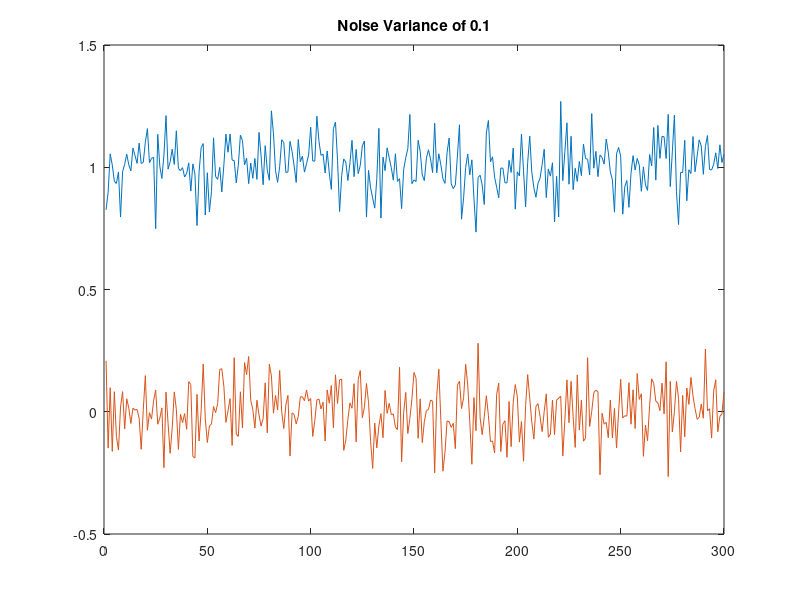
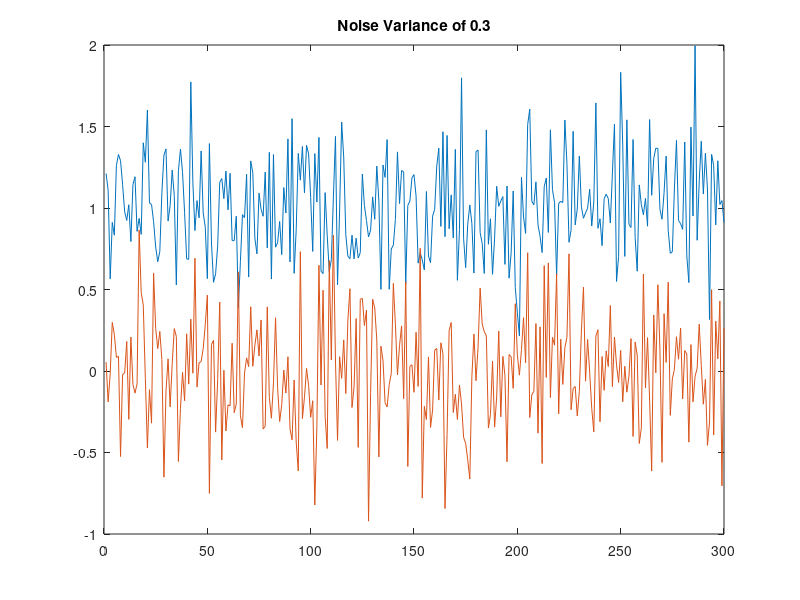
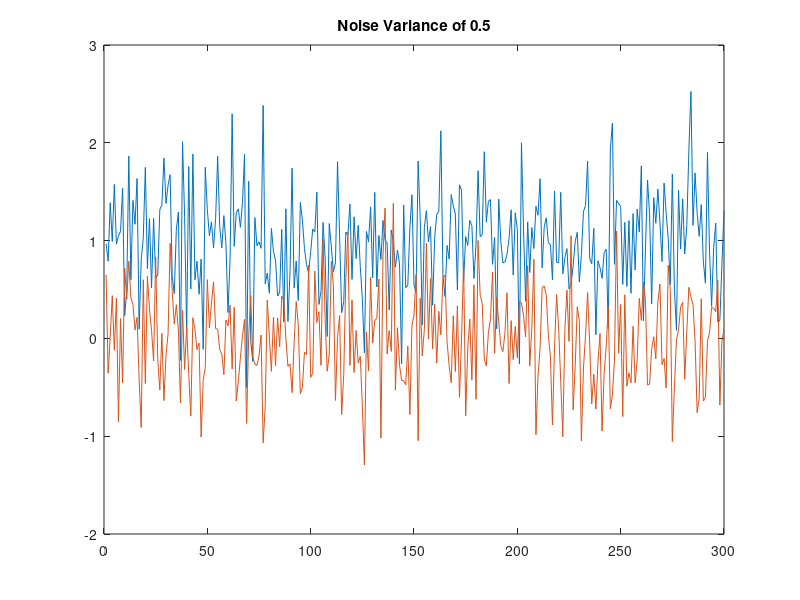

The MATLAB source for these figures, in order:
close all; clear all; clc; 

signal_energy = 1;

s1 = [sqrt(signal_energy),0];
s2 = [0,sqrt(signal_energy)];


n1_01 = 0.1*randn(2,300);
n1_03 = 0.3*randn(2,300);
n1_05 = 0.5*randn(2,300);


r_01(1,:) = n1_01(1,:) + s1(1);
r_01(2,:) = n1_01(2,:) + s1(2);

r_03(1,:) = n1_03(1,:) + s1(1);
r_03(2,:) = n1_03(2,:) + s1(2);

r_05(1,:) = n1_05(1,:) + s1(1);
r_05(2,:) = n1_05(2,:) + s1(2);

figure(1)
plot(1:300,r_01);
title('Noise Variance of 0.1')


figure(2)
plot(1:300,r_03);
title('Noise Variance of 0.3')

figure(3)
plot(1:300,r_05);
title('Noise Variance of 0.5')

%Discussion
%With the increase of varience of the noise vector, the amplitude of the
%noise is further increase. Therefore increasing the probability of error
%occuring when a signal is transmitted across the channel. With the 
%greatest varience causing the signals to completely overlap and making the
%probability for error higher than in the scenario where the varience is at
%the lowest.
